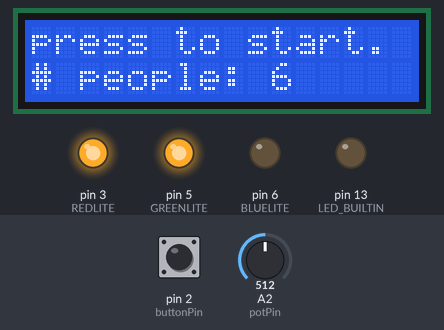
This sketch was run on a simulated Arduino Uno, built with avr-gcc and run on an emulated ATmega328P. Shown: 16×2 character LCD, output pins drawn as LEDs (lit = HIGH). The inputs (shaded band) are chosen by the test bench; at power-on: pin 2 (buttonPin) LOW, A2 (potPin) = 512. Random numbers use the default seed unless the sketch sets one.

Above: at 1.2 s.
1.3 s: pin 2 (buttonPin) pulled HIGH for 0.15 s
At 1.4 s:
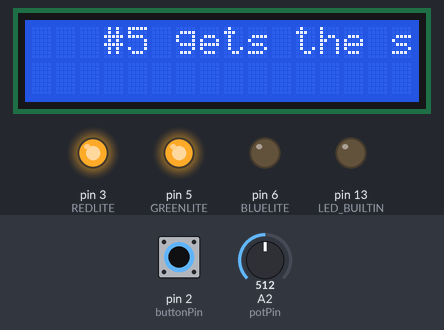
5.0 s: A2 (potPin) set to 306
At 7.5 s:
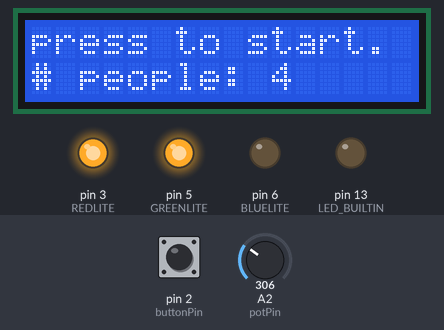
8.0 s: pin 2 (buttonPin) pulled HIGH for 1 s
At 8.14 s:
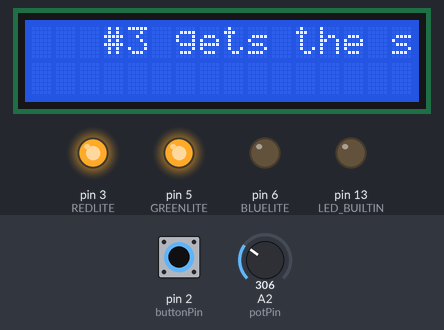
9.6 s: A2 (potPin) set to 190
At 14.8 s:
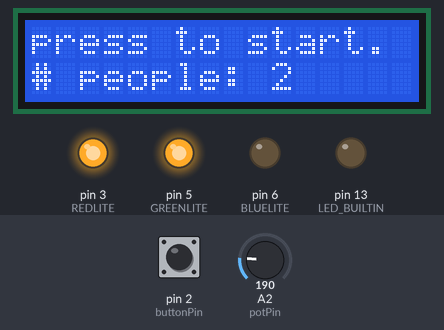
Timing chart, 0 to 15.1 s (numbered marks = the images above; inputs shaded):
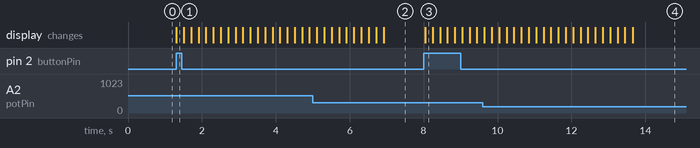

The sketch:

short_end_of_the_stick.ino
```cpp
//include the libraries. read the liquidcrystal article on the arduino website for more info on the functions: https://www.arduino.cc/en/Reference/LiquidCrystal
#include <LiquidCrystal.h>
#include <Wire.h>

#define REDLITE 3
#define GREENLITE 5
#define BLUELITE 6

const int buttonPin = 2;     // the terminal of the pushbutton pin

// initialize the library with the numbers of the interface pins
LiquidCrystal lcd(7, 8, 9, 10, 11, 12);

// you can change the overall brightness by range 0 -> 255
int brightness = 255;
int buttonState= 0;
int val = 0;       // variable to store the value coming from the sensorint
int people = 0;
int potPin = 2;    // select the input pin for the potentiometer
int shortStick=0;


void setup() {
  // set up the LCD's number of rows and columns:
  lcd.begin(16, 2);
  // Print a message to the LCD.
  lcd.print("press button to");
  lcd.setCursor(0,1);
  lcd.print("start");
  setBacklight(0,0,255);

  pinMode(REDLITE, OUTPUT);
  pinMode(GREENLITE, OUTPUT);
  pinMode(BLUELITE, OUTPUT);

  brightness = 100;
  pinMode(LED_BUILTIN, OUTPUT);


  // initialize the pushbutton pin as an input:
  pinMode(buttonPin, INPUT);
}


void loop() {

  val = analogRead(potPin);


  // read the state of the pushbutton value:
  buttonState = digitalRead(buttonPin);
if (buttonState == LOW)
{ val = analogRead(potPin);
  { lcd.clear();

  lcd.print("press to start.");
  lcd.setCursor(0,1);
  lcd.print("# people: ");
  if (val <= 100)
  {
  people=1;
  lcd.print(people);
  }
  if (val > 100 && val <=200)
  { people=2;
    lcd.print(people);

  }
  if (val >200 && val <=300)
  { people=3;
    lcd.print(people);
  }
 if (val>300 && val <=400)
  {people=4;
    lcd.print(people);

  }
  if (val>400 && val <=500)
  {people=5;
    lcd.print(people);

  }
  if (val>500 && val <=600)
  {people=6;
    lcd.print(people);

  }
   if (val>600 && val <=700)
  {people=7;
    lcd.print(people);
   }
   if (val>700 && val <=800)
  {people=8;
    lcd.print(people);
   }
   if (val>800 && val <=900)
  {people=9;
    lcd.print(people);
   }
   if (val>900 && val <=1000)
  {people=10;
    lcd.print(people);
   }
   if (val >1000)
  {people=11;
    lcd.print(people);
   }


  delay(50);
 shortStick=random(1,people);

}
}
  // check if the pushbutton is pressed.
  // if it is, the buttonState is HIGH, and the people starts
  if (buttonState == HIGH) {

  lcd.clear();
  lcd.print("   #");
  lcd.print(shortStick);


  lcd.print(" gets the short end of the stick.");
  delay(200);
    for (int positionCounter = 0; positionCounter < 27; positionCounter++) {
    // scroll one position left:
    lcd.scrollDisplayLeft();
    // wait a bit:
    delay(200);
  }


  }

}


void setBacklight(uint8_t r, uint8_t g, uint8_t b) {
  // normalize the red LED - its brighter than the rest!
  r = map(r, 0, 255, 0, 100);
  g = map(g, 0, 255, 0, 150);

  r = map(r, 0, 255, 0, brightness);
  g = map(g, 0, 255, 0, brightness);
  b = map(b, 0, 255, 0, brightness);

  // common anode so invert!
  r = map(r, 0, 255, 255, 0);
  g = map(g, 0, 255, 255, 0);
  b = map(b, 0, 255, 255, 0);
  Serial.print("R = "); Serial.print(r, DEC);
  Serial.print(" G = "); Serial.print(g, DEC);
  Serial.print(" B = "); Serial.println(b, DEC);
  analogWrite(REDLITE, r);
  analogWrite(GREENLITE, g);
  analogWrite(BLUELITE, b);
}
```

Measured:
- after the input at 1.3 s, the display: changes at once (image 1)
- after the input at 8.0 s, the display: changes at once (image 3)
